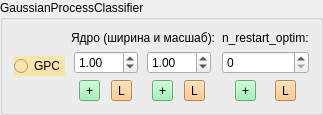
        <widget class="QGroupBox" name="groupBox_3">
         <property name="styleSheet">
          <string notr="true"/>
         </property>
         <property name="title">
          <string>GaussianProcessClassifier</string>
         </property>
         <layout class="QGridLayout" name="gridLayout_54">
          <item row="0" column="0">
           <layout class="QGridLayout" name="gridLayout_53">
            <item row="0" column="0">
             <widget class="QRadioButton" name="radioButton_gpc">
              <property name="toolTip">
               <string>Gaussian Process classification</string>
              </property>
              <property name="styleSheet">
               <string notr="true">background-color: rgb(251, 228, 170);</string>
              </property>
              <property name="text">
               <string>GPC</string>
              </property>
              <attribute name="buttonGroup">
               <string notr="true">buttonGroup</string>
              </attribute>
             </widget>
            </item>
            <item row="0" column="1">
             <layout class="QGridLayout" name="gridLayout_52">
              <item row="0" column="0">
               <widget class="QLabel" name="label_37">
                <property name="text">
                 <string>Ядро (ширина и масшаб):</string>
                </property>
               </widget>
              </item>
              <item row="1" column="0">
               <layout class="QGridLayout" name="gridLayout_49">
                <item row="0" column="0">
                 <layout class="QGridLayout" name="gridLayout_3">
                  <item row="0" column="0">
                   <widget class="QDoubleSpinBox" name="doubleSpinBox_gpc_wigth">
                    <property name="toolTip">
                     <string>Ширина ядра. В гауссовском процессе ширина ядра определяет, насколько далеко друг от друга могут находиться две точки, чтобы их взаимосвязь была учтена в модели. Большая ширина позволяет учитывать большее расстояние, что делает гауссовский процесс более гладким, но менее подстраивающимся под данные. Наоборот, маленькая ширина делает гауссовский процесс более чувствительным к данным.</string>
                    </property>
                    <property name="minimum">
                     <double>0.010000000000000</double>
                    </property>
                    <property name="maximum">
                     <double>100.000000000000000</double>
                    </property>
                    <property name="singleStep">
                     <double>0.100000000000000</double>
                    </property>
                    <property name="value">
                     <double>1.000000000000000</double>
                    </property>
                   </widget>
                  </item>
                  <item row="1" column="0">
                   <layout class="QGridLayout" name="gridLayout_47">
                    <item row="0" column="0">
                     <widget class="QToolButton" name="toolButton_add_gpc_width">
                      <property name="styleSheet">
                       <string notr="true">background-color: rgb(143, 240, 164);</string>
                      </property>
                      <property name="text">
                       <string>+</string>
                      </property>
                     </widget>
                    </item>
                    <item row="0" column="1">
                     <widget class="QToolButton" name="toolButton_lim_gpc_width">
                      <property name="styleSheet">
                       <string notr="true">background-color: rgb(255, 190, 111);</string>
                      </property>
                      <property name="text">
                       <string>L</string>
                      </property>
                     </widget>
                    </item>
                   </layout>
                  </item>
                 </layout>
                </item>
                <item row="0" column="1">
                 <layout class="QGridLayout" name="gridLayout_26">
                  <item row="0" column="0">
                   <widget class="QDoubleSpinBox" name="doubleSpinBox_gpc_scale">
                    <property name="toolTip">
                     <string>Это коэффициент масштабирования, который влияет на общую масштабируемость и вклад ядра в модель. Применение этого коэффициента масштабирования может быть полезным, когда наблюдения имеют различные масштабы или когда у нас есть априорная информация о важности или распределении вклада ядра в модель. Он позволяет управлять &quot;весом&quot; ядра и его влиянием на предсказания.</string>
                    </property>
                    <property name="minimum">
                     <double>0.010000000000000</double>
                    </property>
                    <property name="maximum">
                     <double>100.000000000000000</double>
                    </property>
                    <property name="singleStep">
                     <double>0.100000000000000</double>
                    </property>
                    <property name="value">
                     <double>1.000000000000000</double>
                    </property>
                   </widget>
                  </item>
                  <item row="1" column="0">
                   <layout class="QGridLayout" name="gridLayout_48">
                    <item row="0" column="0">
                     <widget class="QToolButton" name="toolButton_add_gpc_scale">
                      <property name="styleSheet">
                       <string notr="true">background-color: rgb(143, 240, 164);</string>
                      </property>
                      <property name="text">
                       <string>+</string>
                      </property>
                     </widget>
                    </item>
                    <item row="0" column="1">
                     <widget class="QToolButton" name="toolButton_lim_gpc_scale">
                      <property name="styleSheet">
                       <string notr="true">background-color: rgb(255, 190, 111);</string>
                      </property>
                      <property name="text">
                       <string>L</string>
                      </property>
                     </widget>
                    </item>
                   </layout>
                  </item>
                 </layout>
                </item>
               </layout>
              </item>
             </layout>
            </item>
            <item row="0" column="2">
             <layout class="QGridLayout" name="gridLayout_51">
              <item row="0" column="0">
               <widget class="QLabel" name="label_40">
                <property name="toolTip">
                 <string>Определяет количество повторных запусков оптимизации параметров для выбора наилучшего значения. Это может помочь избежать локальных оптимумов.</string>
                </property>
                <property name="text">
                 <string>n_restart_optim:</string>
                </property>
               </widget>
              </item>
              <item row="1" column="0">
               <widget class="QSpinBox" name="spinBox_gpc_n_restart">
                <property name="toolTip">
                 <string>Определяет количество повторных запусков оптимизации параметров для выбора наилучшего значения. Это может помочь избежать локальных оптимумов.</string>
                </property>
               </widget>
              </item>
              <item row="2" column="0">
               <layout class="QGridLayout" name="gridLayout_50">
                <item row="0" column="0">
                 <widget class="QToolButton" name="toolButton_add_n_restart">
                  <property name="styleSheet">
                   <string notr="true">background-color: rgb(143, 240, 164);</string>
                  </property>
                  <property name="text">
                   <string>+</string>
                  </property>
                 </widget>
                </item>
                <item row="0" column="1">
                 <widget class="QToolButton" name="toolButton_lim_n_restart">
                  <property name="styleSheet">
                   <string notr="true">background-color: rgb(255, 190, 111);</string>
                  </property>
                  <property name="text">
                   <string>L</string>
                  </property>
                 </widget>
                </item>
               </layout>
              </item>
             </layout>
            </item>
           </layout>
          </item>
         </layout>
        </widget>
